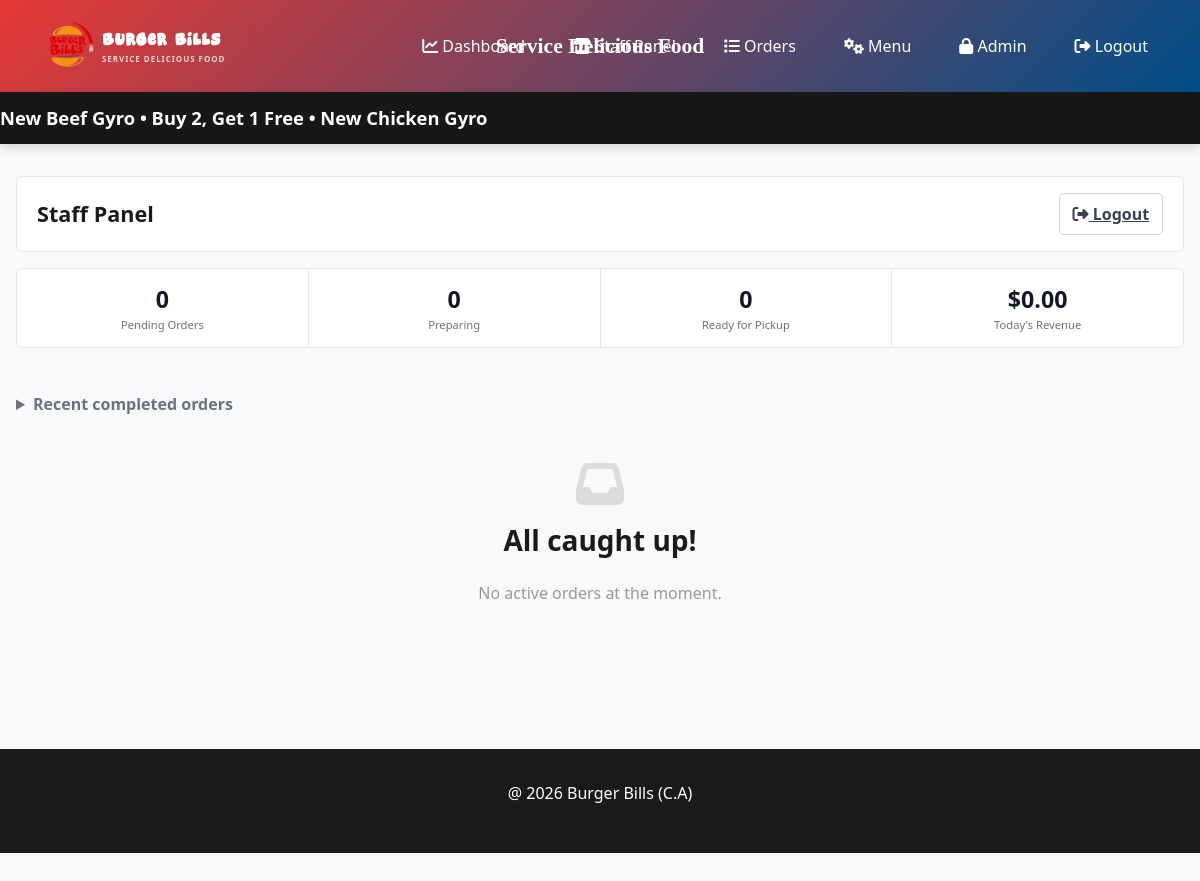
The app's page /staff/panel/ (signed in), older data.
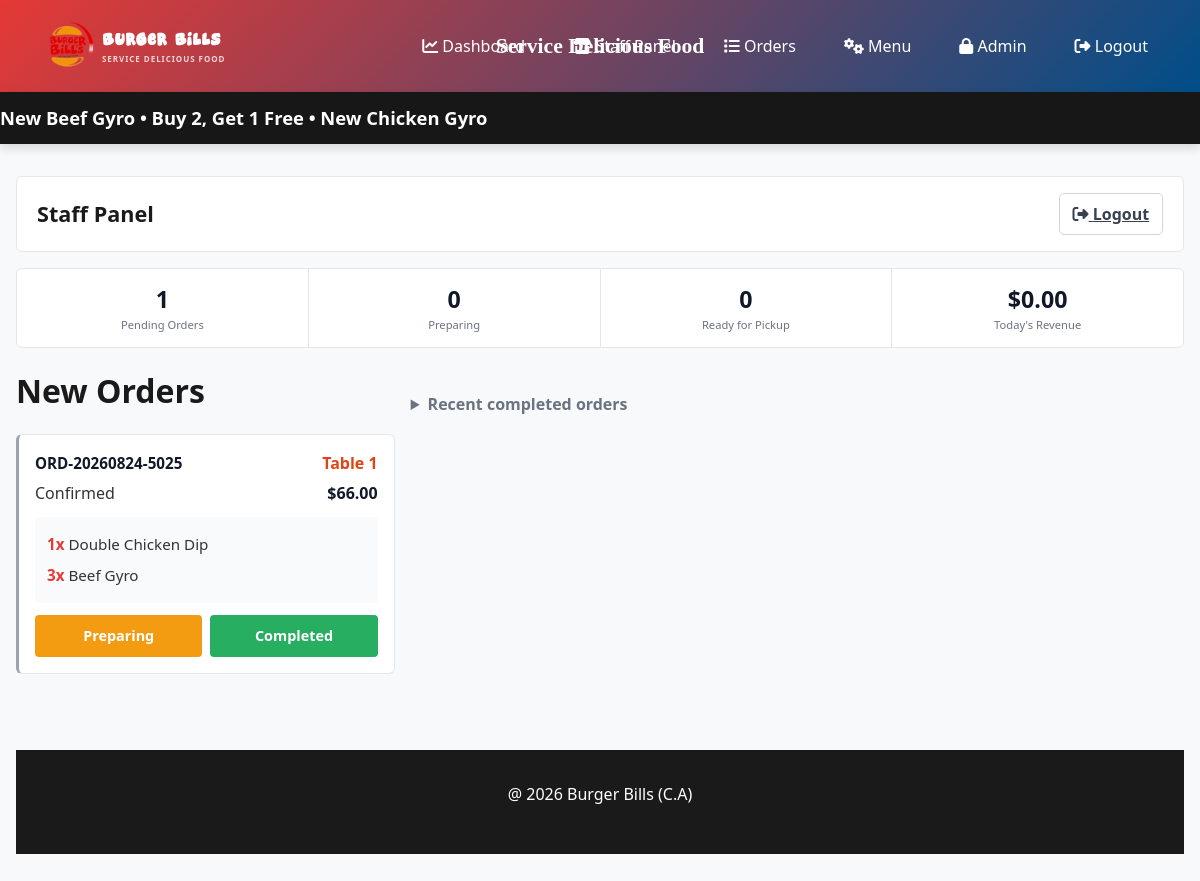
The same page, newer data.
### menu/models.py (models this page shows, shortened)
class Order(models.Model):
    ORDER_STATUS_CHOICES = [
        ('pending', 'Pending'),
        ('confirmed', 'Confirmed'),
        ('preparing', 'Preparing'),
        ('ready', 'Ready'),
        ('completed', 'Completed'),
        ('cancelled', 'Cancelled'),
    ]
    ORDER_TYPE_CHOICES = [
        ('dine_in', 'Dine In'),
        ('pickup', 'Pickup'),
    ]
    table = models.ForeignKey(Table, on_delete=models.CASCADE, related_name='orders', null=True, blank=True)
    order_number = models.CharField(max_length=20, unique=True)
    status = models.CharField(max_length=20, choices=ORDER_STATUS_CHOICES, default='pending')
    order_type = models.CharField(max_length=20, choices=ORDER_TYPE_CHOICES, default='dine_in')
    customer_name = models.CharField(max_length=200, blank=True)
    customer_phone = models.CharField(max_length=20, blank=True)
    customer_email = models.EmailField(blank=True)
    total_amount = models.DecimalField(max_digits=10, decimal_places=2, default=0)
    special_instructions = models.TextField(blank=True)
    estimated_time = models.IntegerField(default=20, help_text="Estimated time in minutes")
    is_called = models.BooleanField(default=False, help_text="Customer has been called to pick up")
    called_at = models.DateTimeField(blank=True, null=True)
    cart_expires_at = models.DateTimeField(blank=True, null=True, help_text="Cart auto-expires after 5 minutes of inactivity")
    created_at = models.DateTimeField(auto_now_add=True)
    updated_at = models.DateTimeField(auto_now=True)
    completed_at = models.DateTimeField(blank=True, null=True)
    class Meta:
        ordering = ['-created_at']

class Table(models.Model):
    number = models.IntegerField(unique=True)
    capacity = models.IntegerField(default=4)
    qr_code = models.ImageField(upload_to='qr_codes/', blank=True, null=True)
    qr_access_token = models.UUIDField(default=uuid.uuid4, editable=False)
    qr_code_generated_at = models.DateTimeField(default=timezone.now, help_text="Timestamp when QR code was last generated")
    is_active = models.BooleanField(default=True)
    created_at = models.DateTimeField(auto_now_add=True)
    menu_access_timeout_minutes = models.IntegerField(
        default=60,
        help_text="Customer menu access expires after this many minutes of inactivity"
    )
    class Meta:
        ordering = ['number']

class OrderItem(models.Model):
    order = models.ForeignKey(Order, on_delete=models.CASCADE, related_name='items')
    menu_item = models.ForeignKey(MenuItem, on_delete=models.SET_NULL, null=True)
    quantity = models.IntegerField(default=1)
    unit_price = models.DecimalField(max_digits=8, decimal_places=2)
    special_requests = models.TextField(blank=True, help_text="e.g., No onions, Extra cheese")
    created_at = models.DateTimeField(auto_now_add=True)
    class Meta:
        ordering = ['created_at']

class MenuItem(models.Model):
    category = models.ForeignKey(Category, on_delete=models.CASCADE, related_name='items')
    name = models.CharField(max_length=200)
    description = models.TextField()
    price = models.DecimalField(max_digits=8, decimal_places=2)
    image = models.ImageField(upload_to='menu_items/', blank=True, null=True)
    is_available = models.BooleanField(default=True)
    is_vegetarian = models.BooleanField(default=False)
    is_vegan = models.BooleanField(default=False)
    is_spicy = models.BooleanField(default=False)
    is_gluten_free = models.BooleanField(default=False)
    rating = models.FloatField(default=0.0)
    order = models.IntegerField(default=0)
    created_at = models.DateTimeField(auto_now_add=True)
    updated_at = models.DateTimeField(auto_now=True)
    has_sizes = models.BooleanField(default=False, help_text="Enable size options (S, M, L)")
    size_small_price = models.DecimalField(max_digits=8, decimal_places=2, default=0, help_text="Price for small size")
    size_medium_price = models.DecimalField(max_digits=8, decimal_places=2, default=0, help_text="Price for medium size")
    size_large_price = models.DecimalField(max_digits=8, decimal_places=2, default=0, help_text="Price for large size")
    class Meta:
        ordering = ['category', 'order', 'name']
        indexes = [
            models.Index(fields=['category', 'is_available']),
        ]

### menu/views.py (the view)
# urls.py: path('staff/panel/', views.staff_panel, name='staff_panel'),
@login_required(login_url='staff_login')
def staff_panel(request):
    if not request.user.is_staff:
        return redirect('staff_login')
    pending_orders = Order.objects.filter(status='confirmed').order_by('-created_at')
    preparing_orders = Order.objects.filter(status='preparing').order_by('-created_at')
    ready_orders = Order.objects.filter(status='ready').order_by('-created_at')
    completed_orders = Order.objects.filter(status='completed').order_by('-created_at')[:10]
    today = timezone.now().date()
    daily_revenue = Order.objects.filter(
        status='completed',
        completed_at__date=today
    ).aggregate(Sum('total_amount'))['total_amount__sum'] or 0
    daily_orders_count = Order.objects.filter(
        status='completed',
        completed_at__date=today
    ).count()
    context = {
        'pending_orders': pending_orders,
        'preparing_orders': preparing_orders,
        'ready_orders': ready_orders,
        'completed_orders': completed_orders,
        'daily_revenue': daily_revenue,
        'daily_orders_count': daily_orders_count,
        'total_pending': pending_orders.count(),
        'total_preparing': preparing_orders.count(),
        'total_ready': ready_orders.count(),
        'staff_marquee': MarqueeSettings.load().staff_message,
    }
    return render(request, 'menu/staff_panel.html', context)

### menu/models.py (called while the page is built)
    @classmethod
    def load(cls):
        settings, _ = cls.objects.get_or_create(pk=1)
        return settings

### templates/menu/staff_panel.html (shortened to what this page needs)
{% extends 'menu/base.html' %}
{% block content %}
<div class="staff-header">
    <div class="d-flex justify-content-between align-items-center flex-wrap gap-2">
        <div>
            <h1> Staff Panel</h1>
        </div>
        <a href="{% url 'staff_logout' %}" class="logout-btn">
            <i class="fas fa-sign-out-alt"></i> Logout
        </a>
    </div>
</div>
<div class="staff-summary">
    <div>
        <div class="stats-card pending">
            <div class="label">Pending Orders</div>
            <div class="number">{{ total_pending }}</div>
        </div>
    </div>
    <div>
        <div class="stats-card preparing">
            <div class="label">Preparing</div>
            <div class="number">{{ total_preparing }}</div>
        </div>
    </div>
    <div>
        <div class="stats-card ready">
            <div class="label">Ready for Pickup</div>
            <div class="number">{{ total_ready }}</div>
        </div>
    </div>
    <div>
        <div class="stats-card completed">
            <div class="label">Today's Revenue</div>
            <div class="number">${{ daily_revenue|floatformat:2 }}</div>
        </div>
    </div>
</div>
<div class="orders-board">
{% if pending_orders %}
<div class=\"order-section\">
    <h2 class=\"section-title\"> New Orders</h2>
    {% for order in pending_orders %}
        <div class="order-card">
            <div class="order-header">
                <span class="order-number">
                     {{ order.order_number }}
                </span>
                <span class="table-badge">
                     Table {{ order.table.number }}
                </span>
                <span class=\"status-badge status-confirmed\">Confirmed</span>
                <span class="order-total">${{ order.total_amount }}</span>
            </div>
            <div class="order-items">
                {% for item in order.items.all %}
                    <div class="order-item">
                        <span class="order-item-qty">{{ item.quantity }}x</span> {{ item.menu_item.name }}
                    </div>
                {% endfor %}
            </div>
            <div class="order-actions">
                <button class="btn-small btn-preparing" onclick="updateOrderStatus({{ order.id }}, 'preparing')">
                    Preparing
                </button>
                <button class="btn-small btn-complete" onclick="updateOrderStatus({{ order.id }}, 'completed')">
                    Completed
                </button>
            </div>
        </div>
    {% endfor %}
{% endif %}
</div>
{% if completed_orders %}
<details class="completed-orders">
    <summary>Recent completed orders</summary>
</details>
{% endif %}
{% if not pending_orders and not preparing_orders and not ready_orders %}
    <div class="empty-state">
        <i class="fas fa-inbox"></i>
        <h3>All caught up!</h3>
        <p>No active orders at the moment.</p>
    </div>
{% endif %}
{% endblock %}

Row changes from the older to the newer data that the page shows:
now on this page (row edited): Order: order_number "ORD-20260824-5025", table.number "1", total_amount "66.00"
now on this page (row unchanged): OrderItem: quantity "1", menu_item.name "Double Chicken Dip"
now on this page (row edited): OrderItem: quantity "3", menu_item.name "Beef Gyro"
Text that changed along with them:
{{ total_pending }}: "0" → "1"
text no longer shown: "All caught up! No active orders at the moment."
text now shown: "New Orders"
